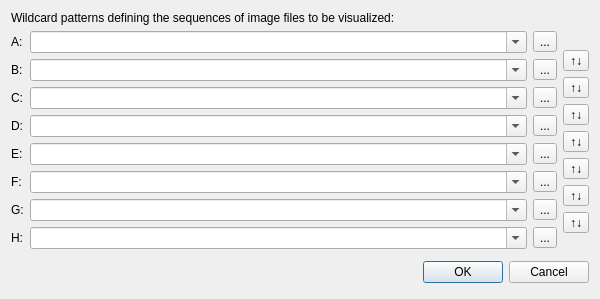
<?xml version="1.0" encoding="UTF-8"?>
<ui version="4.0">
 <class>ComparisonDialogClass</class>
 <widget class="QDialog" name="ComparisonDialogClass">
  <property name="geometry">
   <rect>
    <x>0</x>
    <y>0</y>
    <width>600</width>
    <height>299</height>
   </rect>
  </property>
  <property name="sizePolicy">
   <sizepolicy hsizetype="Preferred" vsizetype="Fixed">
    <horstretch>0</horstretch>
    <verstretch>0</verstretch>
   </sizepolicy>
  </property>
  <property name="windowTitle">
   <string>ComparisonDialog</string>
  </property>
  <layout class="QHBoxLayout" name="horizontalLayout_2">
   <item>
    <layout class="QVBoxLayout" name="verticalLayout">
     <property name="sizeConstraint">
      <enum>QLayout::SetFixedSize</enum>
     </property>
     <item>
      <widget class="QLabel" name="label">
       <property name="text">
        <string>Wildcard patterns defining the sequences of image files to be visualized:</string>
       </property>
      </widget>
     </item>
     <item>
      <layout class="QHBoxLayout" name="horizontalLayout">
       <item>
        <layout class="QGridLayout" name="gridLayout" columnstretch="0,1,0">
         <item row="6" column="0">
          <widget class="QLabel" name="label_7">
           <property name="text">
            <string>F:</string>
           </property>
          </widget>
         </item>
         <item row="1" column="2">
          <widget class="QToolButton" name="fileDialogButtonA">
           <property name="text">
            <string>...</string>
           </property>
          </widget>
         </item>
         <item row="3" column="1">
          <widget class="QComboBox" name="patternCComboBox">
           <property name="editable">
            <bool>true</bool>
           </property>
          </widget>
         </item>
         <item row="1" column="1">
          <widget class="QComboBox" name="patternAComboBox">
           <property name="editable">
            <bool>true</bool>
           </property>
          </widget>
         </item>
         <item row="2" column="0">
          <widget class="QLabel" name="label_3">
           <property name="text">
            <string>B:</string>
           </property>
          </widget>
         </item>
         <item row="4" column="2">
          <widget class="QToolButton" name="fileDialogButtonD">
           <property name="text">
            <string>...</string>
           </property>
          </widget>
         </item>
         <item row="2" column="1">
          <widget class="QComboBox" name="patternBComboBox">
           <property name="editable">
            <bool>true</bool>
           </property>
          </widget>
         </item>
         <item row="5" column="1">
          <widget class="QComboBox" name="patternEComboBox">
           <property name="editable">
            <bool>true</bool>
           </property>
          </widget>
         </item>
         <item row="1" column="0">
          <widget class="QLabel" name="label_2">
           <property name="text">
            <string>A:</string>
           </property>
          </widget>
         </item>
         <item row="2" column="2">
          <widget class="QToolButton" name="fileDialogButtonB">
           <property name="text">
            <string>...</string>
           </property>
          </widget>
         </item>
         <item row="4" column="1">
          <widget class="QComboBox" name="patternDComboBox">
           <property name="editable">
            <bool>true</bool>
           </property>
          </widget>
         </item>
         <item row="3" column="2">
          <widget class="QToolButton" name="fileDialogButtonC">
           <property name="text">
            <string>...</string>
           </property>
          </widget>
         </item>
         <item row="4" column="0">
          <widget class="QLabel" name="label_5">
           <property name="text">
            <string>D:</string>
           </property>
          </widget>
         </item>
         <item row="3" column="0">
          <widget class="QLabel" name="label_4">
           <property name="text">
            <string>C:</string>
           </property>
          </widget>
         </item>
         <item row="5" column="0">
          <widget class="QLabel" name="label_6">
           <property name="text">
            <string>E:</string>
           </property>
          </widget>
         </item>
         <item row="5" column="2">
          <widget class="QToolButton" name="fileDialogButtonE">
           <property name="text">
            <string>...</string>
           </property>
          </widget>
         </item>
         <item row="6" column="1">
          <widget class="QComboBox" name="patternFComboBox">
           <property name="editable">
            <bool>true</bool>
           </property>
          </widget>
         </item>
         <item row="6" column="2">
          <widget class="QToolButton" name="fileDialogButtonF">
           <property name="text">
            <string>...</string>
           </property>
          </widget>
         </item>
         <item row="7" column="0">
          <widget class="QLabel" name="label_8">
           <property name="text">
            <string>G:</string>
           </property>
          </widget>
         </item>
         <item row="7" column="1">
          <widget class="QComboBox" name="patternGComboBox">
           <property name="editable">
            <bool>true</bool>
           </property>
          </widget>
         </item>
         <item row="7" column="2">
          <widget class="QToolButton" name="fileDialogButtonG">
           <property name="text">
            <string>...</string>
           </property>
          </widget>
         </item>
         <item row="8" column="0">
          <widget class="QLabel" name="label_9">
           <property name="text">
            <string>H:</string>
           </property>
          </widget>
         </item>
         <item row="8" column="1">
          <widget class="QComboBox" name="patternHComboBox">
           <property name="editable">
            <bool>true</bool>
           </property>
          </widget>
         </item>
         <item row="8" column="2">
          <widget class="QToolButton" name="fileDialogButtonH">
           <property name="text">
            <string>...</string>
           </property>
          </widget>
         </item>
        </layout>
       </item>
       <item>
        <layout class="QVBoxLayout" name="swapButtonsLayout" stretch="1,0,0,0,0,0,0,0,1">
         <item>
          <spacer name="verticalSpacer">
           <property name="orientation">
            <enum>Qt::Vertical</enum>
           </property>
           <property name="sizeHint" stdset="0">
            <size>
             <width>10</width>
             <height>5</height>
            </size>
           </property>
          </spacer>
         </item>
         <item>
          <widget class="QToolButton" name="swapABButton">
           <property name="toolTip">
            <string>Swap patterns A and B</string>
           </property>
           <property name="text">
            <string>↑↓</string>
           </property>
          </widget>
         </item>
         <item>
          <widget class="QToolButton" name="swapBCButton">
           <property name="toolTip">
            <string>Swap patterns B and C</string>
           </property>
           <property name="text">
            <string>↑↓</string>
           </property>
          </widget>
         </item>
         <item>
          <widget class="QToolButton" name="swapCDButton">
           <property name="toolTip">
            <string>Swap patterns C and D</string>
           </property>
           <property name="text">
            <string>↑↓</string>
           </property>
          </widget>
         </item>
         <item>
          <widget class="QToolButton" name="swapDEButton">
           <property name="toolTip">
            <string>Swap patterns D and E</string>
           </property>
           <property name="text">
            <string>↑↓</string>
           </property>
          </widget>
         </item>
         <item>
          <widget class="QToolButton" name="swapEFButton">
           <property name="toolTip">
            <string>Swap patterns E and F</string>
           </property>
           <property name="text">
            <string>↑↓</string>
           </property>
          </widget>
         </item>
         <item>
          <widget class="QToolButton" name="swapFGButton">
           <property name="toolTip">
            <string>Swap patterns F and G</string>
           </property>
           <property name="text">
            <string>↑↓</string>
           </property>
          </widget>
         </item>
         <item>
          <widget class="QToolButton" name="swapGHButton">
           <property name="toolTip">
            <string>Swap patterns G and H</string>
           </property>
           <property name="text">
            <string>↑↓</string>
           </property>
          </widget>
         </item>
         <item>
          <spacer name="verticalSpacer_2">
           <property name="orientation">
            <enum>Qt::Vertical</enum>
           </property>
           <property name="sizeHint" stdset="0">
            <size>
             <width>10</width>
             <height>5</height>
            </size>
           </property>
          </spacer>
         </item>
        </layout>
       </item>
      </layout>
     </item>
     <item>
      <layout class="QHBoxLayout" name="buttonsLayout">
       <property name="spacing">
        <number>6</number>
       </property>
       <property name="sizeConstraint">
        <enum>QLayout::SetDefaultConstraint</enum>
       </property>
       <property name="margin" stdset="0">
        <number>0</number>
       </property>
       <item>
        <spacer>
         <property name="orientation">
          <enum>Qt::Horizontal</enum>
         </property>
         <property name="sizeHint" stdset="0">
          <size>
           <width>131</width>
           <height>31</height>
          </size>
         </property>
        </spacer>
       </item>
       <item>
        <widget class="QPushButton" name="okButton">
         <property name="text">
          <string>OK</string>
         </property>
         <property name="default">
          <bool>true</bool>
         </property>
        </widget>
       </item>
       <item>
        <widget class="QPushButton" name="cancelButton">
         <property name="text">
          <string>Cancel</string>
         </property>
        </widget>
       </item>
      </layout>
     </item>
    </layout>
   </item>
  </layout>
 </widget>
 <layoutdefault spacing="6" margin="11"/>
 <tabstops>
  <tabstop>patternAComboBox</tabstop>
  <tabstop>fileDialogButtonA</tabstop>
  <tabstop>patternBComboBox</tabstop>
  <tabstop>fileDialogButtonB</tabstop>
  <tabstop>patternCComboBox</tabstop>
  <tabstop>fileDialogButtonC</tabstop>
  <tabstop>patternDComboBox</tabstop>
  <tabstop>fileDialogButtonD</tabstop>
  <tabstop>patternEComboBox</tabstop>
  <tabstop>fileDialogButtonE</tabstop>
  <tabstop>patternFComboBox</tabstop>
  <tabstop>fileDialogButtonF</tabstop>
  <tabstop>patternGComboBox</tabstop>
  <tabstop>fileDialogButtonG</tabstop>
  <tabstop>patternHComboBox</tabstop>
  <tabstop>fileDialogButtonH</tabstop>
  <tabstop>okButton</tabstop>
  <tabstop>cancelButton</tabstop>
 </tabstops>
 <resources/>
 <connections>
  <connection>
   <sender>okButton</sender>
   <signal>clicked()</signal>
   <receiver>ComparisonDialogClass</receiver>
   <slot>accept()</slot>
   <hints>
    <hint type="sourcelabel">
     <x>472</x>
     <y>161</y>
    </hint>
    <hint type="destinationlabel">
     <x>299</x>
     <y>93</y>
    </hint>
   </hints>
  </connection>
  <connection>
   <sender>cancelButton</sender>
   <signal>clicked()</signal>
   <receiver>ComparisonDialogClass</receiver>
   <slot>reject()</slot>
   <hints>
    <hint type="sourcelabel">
     <x>553</x>
     <y>161</y>
    </hint>
    <hint type="destinationlabel">
     <x>299</x>
     <y>93</y>
    </hint>
   </hints>
  </connection>
 </connections>
</ui>
